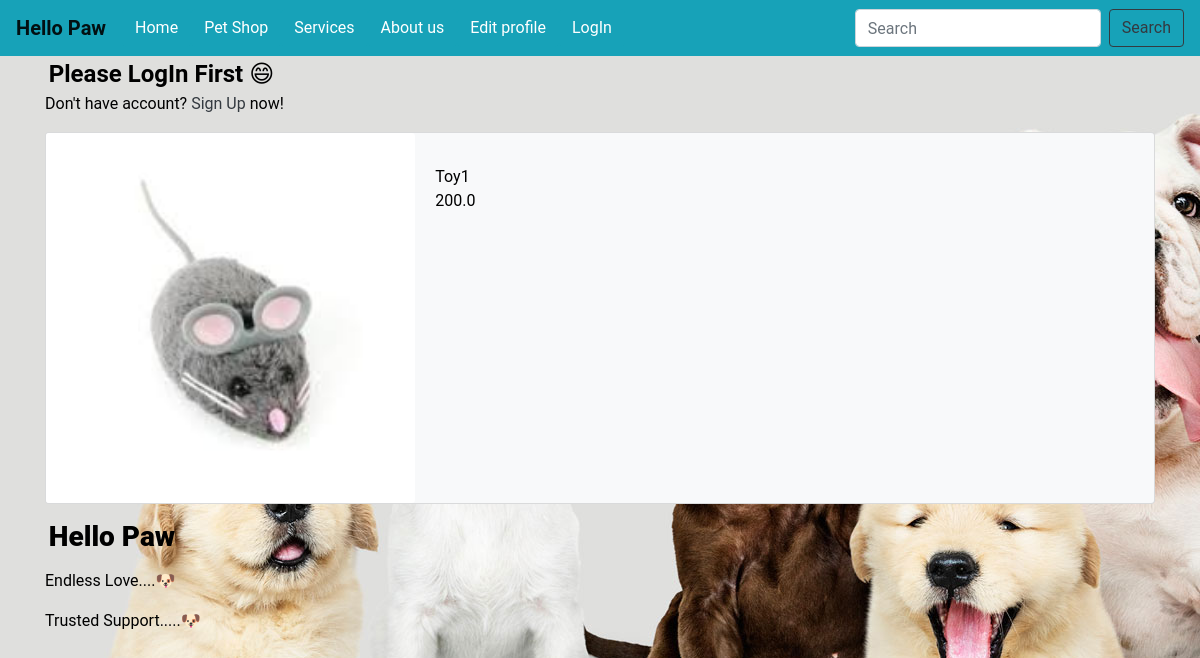
The page /show_product/3 on the database its author committed.
### PetShop/models.py (models this page shows, shortened)
class AddProduct(models.Model):
    Product_name = models.CharField(max_length=100)
    Catagory = models.CharField(max_length=200)
    cost =models.FloatField(max_length=200)
    image = models.ImageField(upload_to='products/images/',null=True, blank=True)

### PetShop/views.py (the view)
# urls.py: path('show_product/<int:product_id>', shopviews.showDetails, name='detail_view')
def showDetails(request, product_id):
    searched_product = get_object_or_404(AddProduct, id=product_id)
    context = {
        'search': searched_product,
    }
    return render(request, 'Petshop/details.html', context)

### templates/PetShop/details.html (shortened to what this page needs)
{% extends 'base.html' %}
{% block content  %}
        <div class="card bg-light mb-2`" >
          <div class="row no-gutters">
            <div class="col-md-4">
              <img src="{{ search.image.url }}" class="card-img" alt="...">
            </div>
            <div class="col-md-8">
              <div class="card-body">
                <p class="card-text">
                    {{ search.Product_name }} <br>
                    {{ search.cost }} <br>
                    {{ search.Category }} <br>
                </p>
              </div>
            </div>
          </div>
        </div>
{% endblock content %}

### Home/static/Home/styles.css (style rules this page uses)
body { background-color: darkgrey; section: class"hero-wrap js-fullheight" ; background-image: url("dog6.jpg");" data-stellar-background-ratio:"0.5" background-repeat: no-repeat; color: black; }
body { font-family: "Roboto", "Lucida Grande", "DejaVu Sans", "Bitstream Vera Sans", Verdana, Arial, sans-serif; }

### rows shown on the page
AddProduct: image (picture), Product_name "Toy1", cost "200.0"
